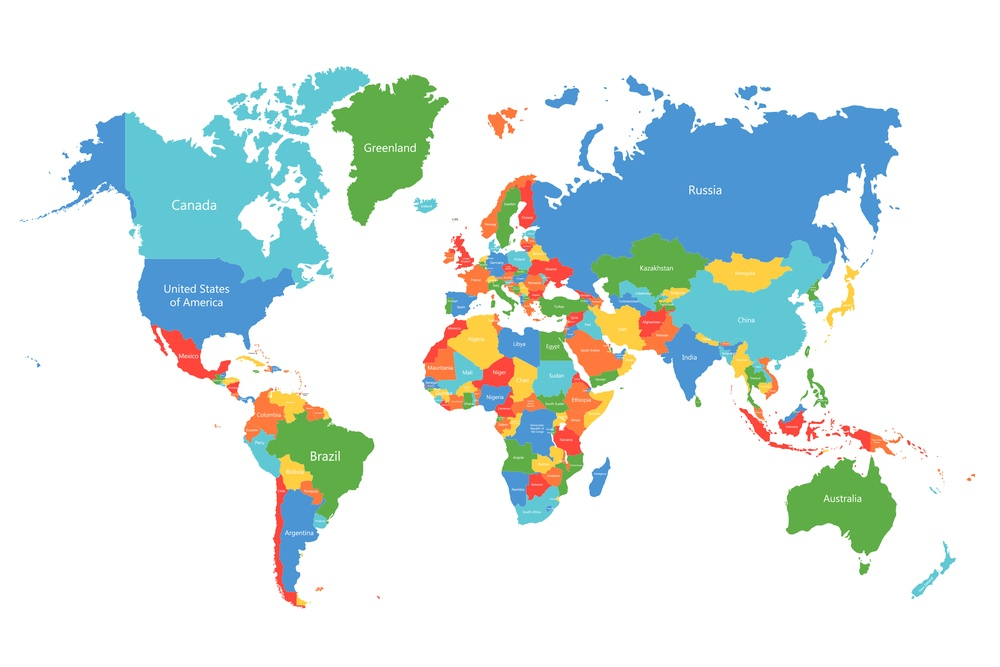
#> input picture dunya-haritasi-2.jpg, 1000 x 667 px, shrunk from 3864 x 2576 before the run, found by its file name
$ python 'resimlerin_puruzunu_azaltmak(yumusatmak)-8k.py'
#> lines starting #> are read from the running program, lines starting #| are printed output that depends on the picture
import cv2
# import numpy as np

img_harita=cv2.imread("dunya-haritasi-2.jpg")
#> img_harita is the input picture: shape (667, 1000, 3); mean B, G, R 230.1, 231.8, 219.6
img_duvar=cv2.imread("duvar_puruzu-1.jpg")
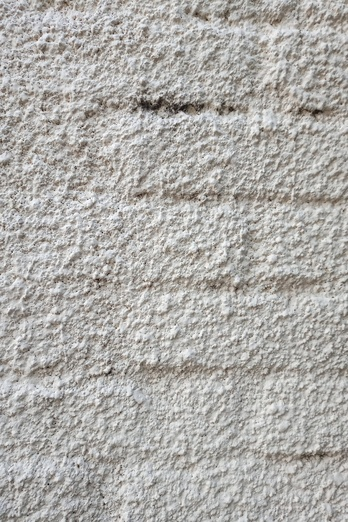
#> input picture duvar_puruzu-1.jpg, 348 x 522 px, shrunk from 1344 x 2016 before the run, found by its file name
#> img_duvar is the input picture: shape (522, 348, 3); mean B, G, R 168.9, 172.3, 174.2


# [4 lines of commented-out code are left out]
cv2.namedWindow("bilateral",cv2.WINDOW_NORMAL)
cv2.namedWindow("bilateral_O",cv2.WINDOW_NORMAL)


blur=cv2.blur(img_harita,(11,11)) # sayi ile ilgili kısma pozitif tek sayılar yazılır
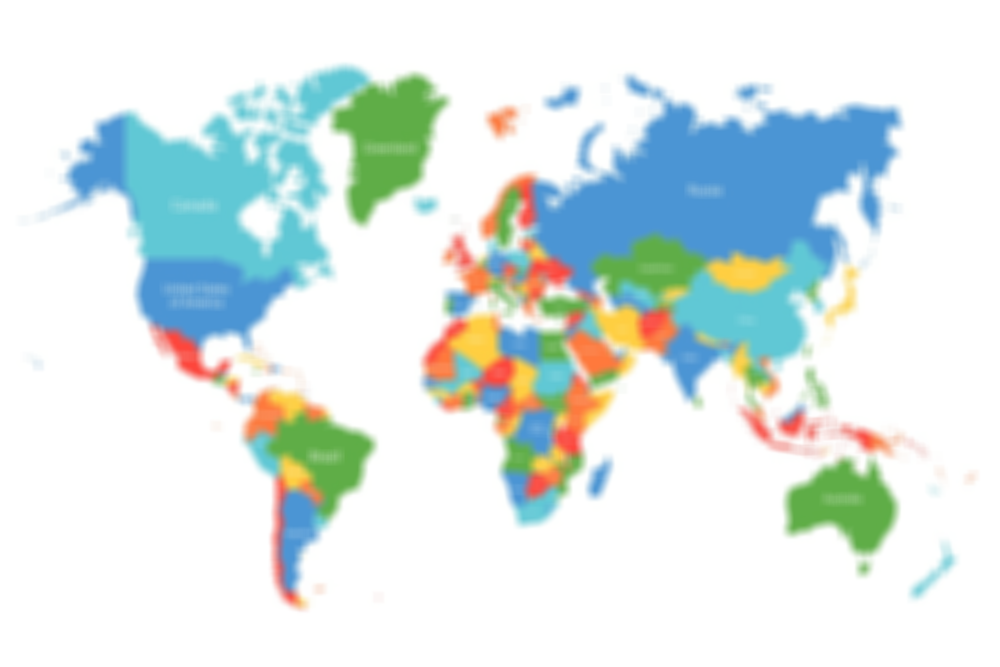
#> blur: shape (667, 1000, 3); mean B, G, R 230.1, 231.8, 219.6
median_B=cv2.medianBlur(img_duvar,121) # pürüzlü resimleri yumuşatır
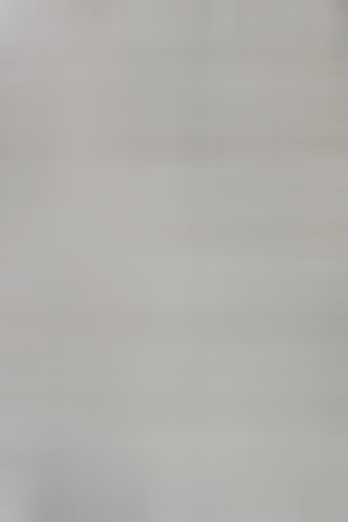
#> median_B: shape (522, 348, 3); mean B, G, R 171.8, 175.1, 176.7
bilateral=cv2.bilateralFilter(img_duvar,9,125,125) # pürüzlü resimleri yumuşatır
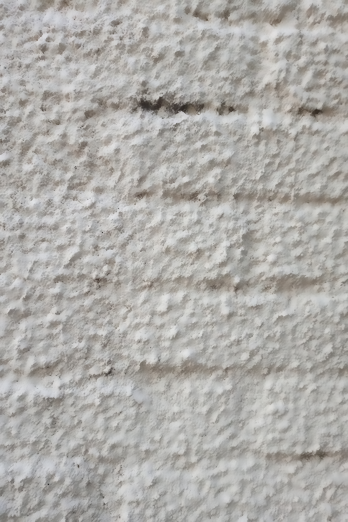
#> bilateral: shape (522, 348, 3); mean B, G, R 169.4, 172.9, 174.7

# [4 lines of commented-out code are left out]
cv2.imshow("bilateral_O",img_duvar)
cv2.imshow("bilateral",bilateral)


cv2.waitKey(0)
cv2.destroyAllWindows()
